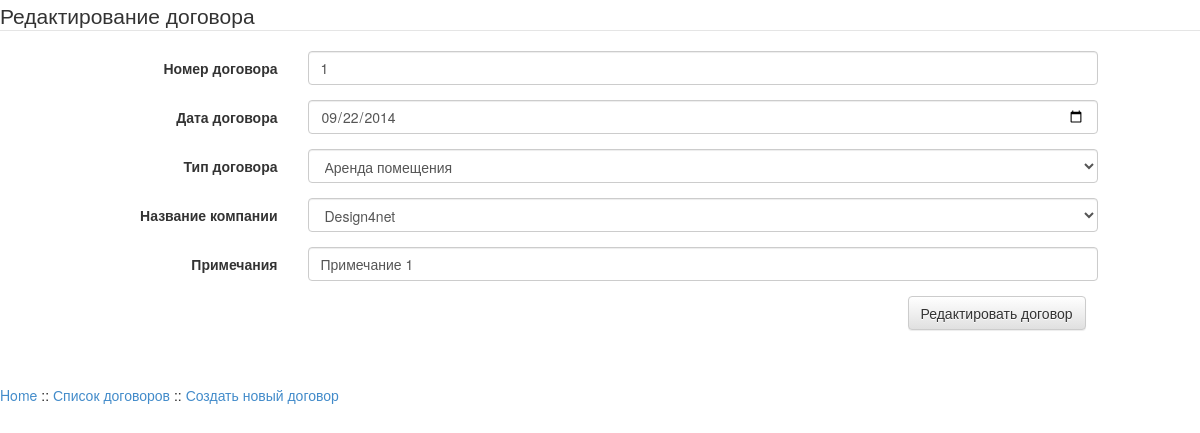
Screenshot of /contract/dogovor.php?id=1 with the database file from the repository.
### tables this page shows
CREATE TABLE IF NOT EXISTS `contract` (
  `id` int(10) unsigned NOT NULL AUTO_INCREMENT,
  `nomer` text NOT NULL,
  `date` date NOT NULL,
  `id_type_dog` int(5) NOT NULL,
  `company_id` int(5) NOT NULL,
  `prim` text NOT NULL,
  PRIMARY KEY (`id`)
);

CREATE TABLE IF NOT EXISTS `type_contract` (
  `id` int(2) unsigned NOT NULL AUTO_INCREMENT,
  `type` text NOT NULL,
  PRIMARY KEY (`id`)
);

CREATE TABLE IF NOT EXISTS `company` (
  `id` int(8) unsigned NOT NULL AUTO_INCREMENT,
  `id_type` int(3) NOT NULL,
  `name` text NOT NULL,
  `director` text NOT NULL,
  `requisites` text NOT NULL,
  PRIMARY KEY (`id`)
);

### contract/dogovor.php (the view, shortened to what this page needs)
<!DOCTYPE html>
<html>
    <head>
		<link rel="stylesheet" href="../css/bootstrap.min.css">
		<link rel="stylesheet" href="../css/bootstrap-theme.min.css">
	</head>
<body>
<?php
	require_once '../login.php';
	$link = mysqli_connect($host, $user, $password, $db);
	$idset=$_REQUEST['id'];
	$query = "SELECT * FROM `contract` JOIN `company` ON `contract`.`company_id` = `company`.`id`
	WHERE  `contract`.`id`='$idset'";
	$result = mysqli_query($link, $query);
	$query2 = "SELECT `company`.`id` , `company`.`name`
	FROM `company`";
	$result2 = mysqli_query($link, $query2);
	$query_type = "SELECT `type_contract`.`id` , `type_contract`.`type`
	FROM `type_contract`";
	$result_type = mysqli_query($link, $query_type);
	$row = mysqli_fetch_array($result, MYSQLI_ASSOC);
	echo '<form class="form-horizontal" role="form" action="update-dogovor.php" method="post" name="dogovor">
	<legend>Редактирование договора</legend>
	<div class="form-group">
		<label class="col-sm-3 control-label">Номер договора</label>
		<div class="col-sm-8">
			<input class="form-control" type="text" name="nomer" value="'.$row['nomer'].'">
		</div>
	</div>
	<div class="form-group">
		<label class="col-sm-3 control-label">Дата договора</label>
		<div class="col-sm-8">
			<input class="form-control" type="date" min="2000-01-01" name="date" value="'.$row['date'].'">
		</div>
	</div>
	<div class="form-group">
		<label class="col-sm-3 control-label">Тип договора</label>
		<div class="col-sm-8">
			<select class="form-control" name="dogovor_type">';
				while ($row_type = mysqli_fetch_array($result_type, MYSQLI_ASSOC)) {
					echo '<option value="'.$row_type['id'].'"';
					if ($row_type['id']==$row['id_type_dog']) echo ' selected ';
					echo '>' . $row_type['type'] . '</option>';
				}
	echo '
			</select>
		</div>
	</div>
	<div class="form-group">
		<label class="col-sm-3 control-label">Название компании</label>
		<div class="col-sm-8">
			<select class="form-control" name="company_id">';
			while ($row2 = mysqli_fetch_array($result2, MYSQLI_ASSOC)) {
		echo '<option value="'.$row2['id'].'"';
		if ($row2['id']==$row['company_id']) echo ' selected ';
		echo ' >' . $row2['name'] . '</option>';
	}
	echo '
			</select>
		</div>
	</div>
	<div class="form-group">
		<label class="col-sm-3 control-label">Примечания</label>
		<div class="col-sm-8">
			<input class="form-control" type="text" name="prim" value="'.$row['prim'].'">
		</div>
	</div>
	<div class="form-group">
		<div class="col-sm-offset-9">
			<input type="hidden" name="id" value="'.$idset.'">
			<button type="submit" class="btn btn-default">Редактировать договор</button>
		</div>
	</div>
</form>';
	echo '<br /><br /><p><a href="../index.php">Home</a> :: <a href="dogovora.php">Список договоров</a> :: <a href="new-dogovor.php">Создать новый договор</a></p>';
?>
</body>
</html>

### rows the page displays
contract: nomer "1", date "09/22/2014", dogovor_type "Аренда помещения", company_id "Design4net", prim "Примечание 1"
